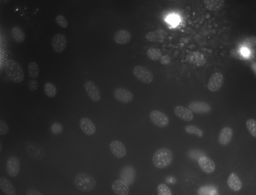
#> input picture data/NIH3T3/im/dna-33.png, 256 x 195 px, shrunk from 1344 x 1024 before the run
$ jupyter execute --allow-errors svm_segm_improved.ipynb
#> lines starting #> are read from the running program, lines starting #| are printed output that depends on the picture; after the words box and inside, x2 and y2 are one past the last pixel; in counts of white or black regions, pixels touching at a corner belong together
# [Bonus Tasks](svm_segm.ipynb)

[cell 1]
import numpy as np
import matplotlib.pyplot as plt

import scipy.ndimage as ndi
import skimage.morphology as morph
import skimage.util
from sklearn.pipeline import make_pipeline
from sklearn.preprocessing import StandardScaler
from sklearn.svm import SVC

[cell 2]
def blend_result(img, seg, border_radius=1, interior_opacity=1, interior_opacity_decay=0.9, color=(0,1,0)):
    img  = np.dstack([img] * 3).copy()
    img -= img.min()
    img /= img.max()
    selem  = morph.disk(border_radius)
    seg_bd = np.logical_xor(morph.binary_dilation(seg, selem), morph.binary_erosion(seg, selem))
    mask_decay = ndi.distance_transform_edt(seg)
    for i in range(3):
        opacity = interior_opacity / pow(1 + mask_decay[seg], interior_opacity_decay)
        img[:,:,i][seg] = color[i] * opacity + (1 - opacity) * img[:,:,i][seg]
        img[:,:,i][seg_bd] = color[i]
    return img

[cell 3]
patch_sizes = (16, 16)
patch_height, patch_width = patch_sizes
step = patch_width // 2

---

**[Task 1.1.]()** Implement `create_data_matrix`:

[cell 4]
def create_data_matrix(img) :
    patches = skimage.util.view_as_windows(img, window_shape = patch_sizes, step = step)
    num_patches = patches.shape[0] * patches.shape[1]
    X = patches.reshape(num_patches, -1)

    return np.array(X)

Test:

[cell 5]
'''
img = plt.imread(f'data/NIH3T3/im/dna-0.png')
view = skimage.util.view_as_windows(img, window_shape = patch_sizes, step = step)
print(view.shape)
'''

**[Task 1.2.]()** Implement `create_gt_labels_vector`:

[cell 6]
def create_gt_labels_vector(img) :
    patches = skimage.util.view_as_windows(img, window_shape = patch_sizes, step = step)
    num_patches = patches.shape[0] * patches.shape[1]

    #y = np.zeros(num_patches, dtype = np.int32)
    y = []

    for i in range(patches.shape[0]) :
        for j in range(patches.shape[1]) :
            patch = patches[i, j]

            if np.mean(patch) > 0.5 :
                y.append(1)

            elif np.mean(patch) == 0 :
                y.append(-1)

            else :
                y.append(0)

    return np.array(y)

Test:

[cell 7]
'''
gt = plt.imread('data/NIH3T3/gt/33.png')

patches = skimage.util.view_as_windows(gt, window_shape = patch_sizes, step = step)
#patches = skimage.util.view_as_blocks(img, block_shape=patch_sizes)
comb = []

for i in range(patches.shape[0]) :
        for j in range(patches.shape[1]) :
            patch = patches[i, j]
            comb.append(np.mean(patch))

print(min(comb))


view_Y = create_gt_labels_vector(gt)

print(view_Y.shape)
'''

**[Task 1.3.]()** Create the SVM classifier:

[cell 8]
clf = make_pipeline(StandardScaler(), SVC(class_weight='balanced', gamma=0.1))

**[Task 1.3 (a).]()** Create the data matrices for the images `dna-33` and `dna-44`:

[cell 9]
dna_33 = plt.imread('data/NIH3T3/im/dna-33.png')
#> dna_33 is the input picture: shape (195, 256) float32; min 0.0784, max 1, mean 0.177
dna_44 = plt.imread('data/NIH3T3/im/dna-44.png')
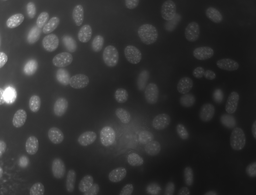
#> input picture data/NIH3T3/im/dna-44.png, 256 x 195 px, shrunk from 1344 x 1024 before the run
#> dna_44 is the input picture: shape (195, 256) float32; min 0.0706, max 1, mean 0.193

X_33 = create_data_matrix(dna_33)
X_44 = create_data_matrix(dna_44)
#> in create_data_matrix (call 2), `X = patches.reshape(num_patches, -1)`:
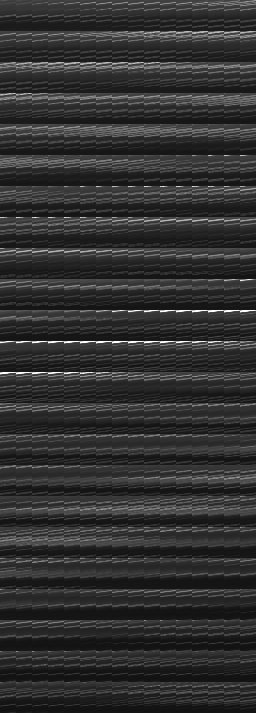
#> X: shape (713, 256) float32; min 0.0706, max 1, mean 0.193

#print(X_33)

**[Task 1.3 (b).]()** Create the corresponding ground truth label vectors:

[cell 10]
ground_33 = plt.imread('data/NIH3T3/gt/33.png')
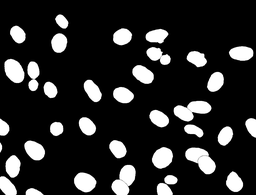
#> input picture data/NIH3T3/gt/33.png, 256 x 195 px, shrunk from 1344 x 1024 before the run
#> ground_33 is the input picture: shape (195, 256) float32; min 0, max 1, mean 0.171
ground_44 = plt.imread('data/NIH3T3/gt/44.png')
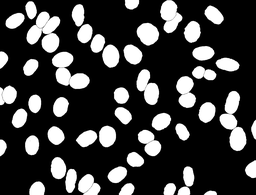
#> input picture data/NIH3T3/gt/44.png, 256 x 195 px, shrunk from 1344 x 1024 before the run
#> ground_44 is the input picture: shape (195, 256) float32; min 0, max 1, mean 0.257

Y_33 = create_gt_labels_vector(ground_33)
#> after the loop in create_gt_labels_vector, `for i in range(patches.shape[0]) :`: y = 713 values, max 1 at index 94, min -1 at index 0, mean -0.154
#> Y_33 has the same summary as y in create_gt_labels_vector
Y_44 = create_gt_labels_vector(ground_44)
#> Y_44 = 713 values, max 1 at index 3, min -1 at index 11, mean 0.0743

**[Task 1.3 (c).]()** Create the *combined* data matrices and ground truth label vectors:

[cell 11]
X_valid = np.concatenate([X_33[Y_33 != 0], X_44[Y_44 != 0]])
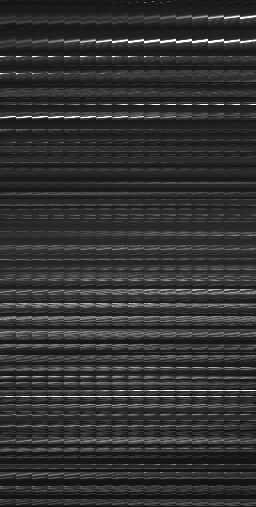
#> X_valid: shape (507, 256) float32; min 0.0706, max 1, mean 0.194
Y_valid = np.concatenate([Y_33[Y_33 != 0], Y_44[Y_44 != 0]])
#> Y_valid = 507 values, max 1 at index 65, min -1 at index 0, mean -0.112

**[Task 1.3 (d).]()** Train the classifier using the data matrix and label vectors from above:

[cell 12]
clf.fit(X_valid, Y_valid)

**[Task 1.4.]()** Implement the function `predict_image`:

[cell 13]
def predict_image(img) :
    # get the matrix from the image
    X = create_data_matrix(img)
    # predict the labels from the patches (is a vector)
    prediction = clf.predict(X)

    # result image with False at every point
    result = np.zeros(img.shape, dtype=bool)

    # view from the result in windows (if changed here, also changed in results)
    patch_height, patch_width = patch_sizes
    step = patch_width // 2
    patches = skimage.util.view_as_windows(result, window_shape = patch_sizes, step = step)

    # the patch with all True values
    t = np.full(patch_sizes, True, dtype=bool)

    # go trough all patches
    for i in range(patches.shape[0]) :
        for n in range(patches.shape[1]) :
            # convert the patch index into the corresponding labels index in the vector
            num = i * patches.shape[1] + n
            # if the label in the prediction is 1, change the patch to all True
            if prediction[num] == 1 :
                patches[i, n] = t


    return result

Tests:

#> (a cell that did not finish here is left out)

[cell 15]
img = plt.imread(f'data/NIH3T3/im/dna-0.png')
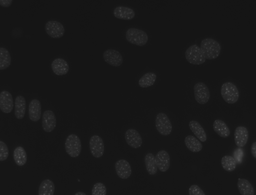
#> input picture data/NIH3T3/im/dna-0.png, 256 x 195 px, shrunk from 1344 x 1024 before the run
#> img is the input picture: shape (195, 256) float32; min 0.0784, max 0.325, mean 0.095
plt.imshow(img, 'gray')

X = create_data_matrix(img)
#> in create_data_matrix (call 3), `X = patches.reshape(num_patches, -1)`:
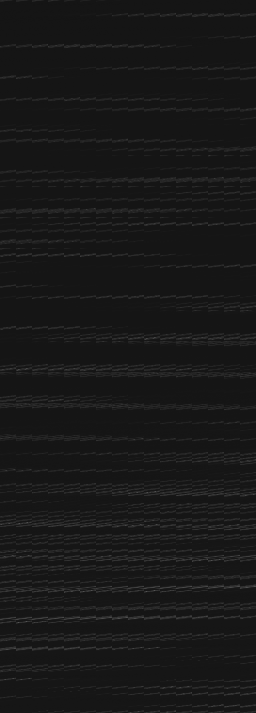
#> X: shape (713, 256) float32; min 0.0784, max 0.325, mean 0.0947
print(X.shape)
#| (713, 256)
#prediction = clf.predict(X)

Test your implementation:

[cell 16]
img = plt.imread(f'data/NIH3T3/im/dna-0.png')
seg = predict_image(img)
#> in predict_image, `prediction = clf.predict(X)`: prediction = 713 values, max 1 at index 0, min -1 at index 1, mean -0.45
#> in predict_image, `patches = skimage.util.view_as_windows(result, window_shape = patch_si..`: result: shape (195, 256) bool; every value is 0
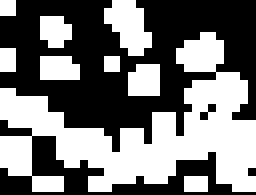
#> seg: shape (195, 256) bool; 46.8% white; 9 white regions, largest, box (x1, y1, x2, y2) and area: (0, 32, 256, 192) 17664, (104, 0, 152, 56) 1728, (128, 64, 160, 96) 960

print(seg)
#> (printed output is left out)

plt.imshow(seg, vmin=0, vmax=1, cmap='gray')


plt.figure()
plt.imshow(blend_result(img, seg))
#> in blend_result, `seg_bd = np.logical_xor(morph.binary_dilation(seg, selem), morph.binar..`: seg_bd: shape (195, 256) bool; 9% white in thin lines or dots
#> in blend_result, `mask_decay = ndi.distance_transform_edt(seg)`:
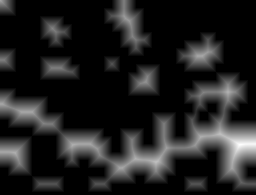
#> mask_decay: shape (195, 256) float64; min 0, max 25, mean 3.2; drawn with min black and max white
#> after the loop in blend_result, `for i in range(3):`:
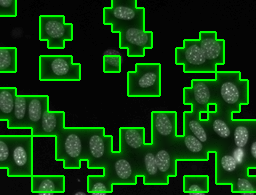
#> img: shape (195, 256, 3) float32; mean of channels 0, 1, 2 0.0564, 0.224, 0.0564; drawn as R, G, B
